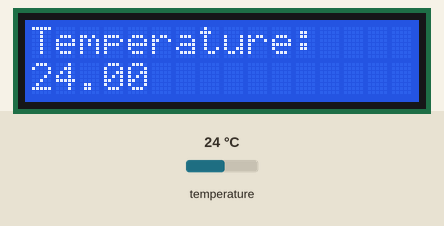
Bench run of a sketch on a simulated ESP8266 (NodeMCU). Shown: 16×2 character LCD. Inputs (shaded band) come from the test bench; at power-on: temperature 24 °C. WiFi joins after 1.5 s; servers stay silent unless stated; the local clock reads 2024-03-15 10:24:30 at power-on unless the sketch sets it; no MQTT or app messages arrive unless stated; what the sketch prints to the serial monitor is not drawn.

Above: at 3.4 s.
3.5 s: temperature set to 12 °C
At 5.2 s:
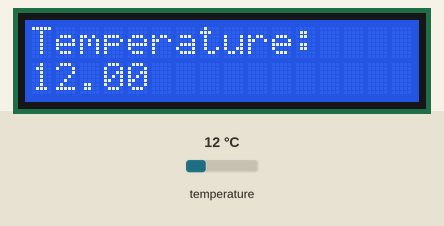
6.3 s: temperature set to 19 °C
At 7.2 s:
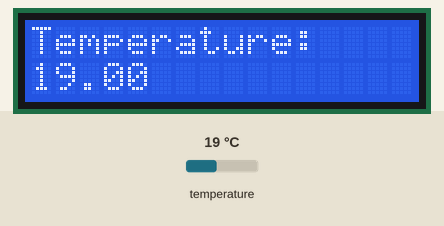
10.9 s: temperature set to 28 °C
At 13.3 s:
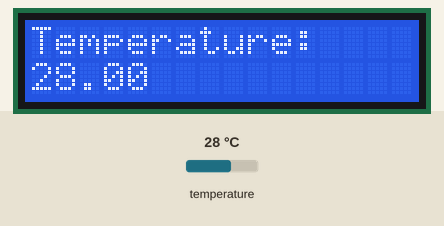
Timing chart, 0 to 14.8 s (numbered marks = the images above; inputs shaded):
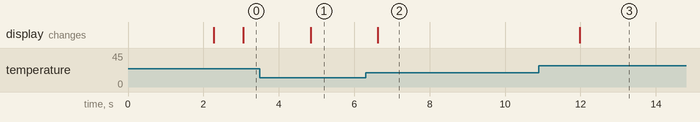

Measured:
- after the input at 3.5 s, the display: changes after 1.3 s (image 1)
- after the input at 6.3 s, the display: changes after 0.33 s (image 2)
- after the input at 10.9 s, the display: changes after 1.1 s (image 3)

The sketch:

esp8266.ino
```cpp
#include <ESP8266WiFi.h>
#include <PubSubClient.h>
#include <time.h>
#include <OneWire.h>
#include <DallasTemperature.h>
#include <Wire.h>
#include <LiquidCrystal_I2C.h>

#define SDA_PIN D6 /* Define the SDA pin here  */
#define SCL_PIN D7 /* Define the SCL Pin here */

LiquidCrystal_I2C lcd(0x27,16,2);  /* set the LCD address to 0x27 for a 16 chars and 2 line display */

// Definiowanie pinu dla komunikacji OneWire
const int temppin = 4;
int counter = 0;
// Ustawienie instancji komunikacji OneWire
OneWire oneWire(temppin);
// Ustawienie instancji dla sensora DS18B20
DallasTemperature sensors(&oneWire);
// WiFi credentials
const char *ssid = "Matthew";             // Replace with your WiFi name
const char *password = "qwertyuiop";   // Replace with your WiFi password
// MQTT Broker settings
const int mqtt_port = 8883;  // MQTT port (TLS)
const char *mqtt_broker = "s3463711.ala.eu-central-1.emqxsl.com";  // EMQX broker endpoint
const char *mqtt_topic = "cdv/temp/sensor";     // MQTT topic
const char *mqtt_username = "espchinatest";  // MQTT username for authentication
const char *mqtt_password = "12345678%";  // MQTT password for authentication
// NTP Server settings
const char *ntp_server = "pool.ntp.org";     // Default NTP server
// const char* ntp_server = "cn.pool.ntp.org"; // Recommended NTP server for users in China
const long gmt_offset_sec = 0;            // GMT offset in seconds (adjust for your time zone)
const int daylight_offset_sec = 0;        // Daylight saving time offset in seconds
// WiFi and MQTT client initialization
BearSSL::WiFiClientSecure espClient;
PubSubClient mqtt_client(espClient);
// SSL certificate for MQTT broker
// Load DigiCert Global Root G2, which is used by EMQX Public Broker: broker.emqx.io
static const char ca_cert[]
PROGMEM = R"EOF(
-----BEGIN CERTIFICATE-----
MIIDrzCCApegAwIBAgIQCDvgVpBCRrGhdWrJWZHHSjANBgkqhkiG9w0BAQUFADBh
MQswCQYDVQQGEwJVUzEVMBMGA1UEChMMRGlnaUNlcnQgSW5jMRkwFwYDVQQLExB3
d3cuZGlnaWNlcnQuY29tMSAwHgYDVQQDExdEaWdpQ2VydCBHbG9iYWwgUm9vdCBD
QTAeFw0wNjExMTAwMDAwMDBaFw0zMTExMTAwMDAwMDBaMGExCzAJBgNVBAYTAlVT
MRUwEwYDVQQKEwxEaWdpQ2VydCBJbmMxGTAXBgNVBAsTEHd3dy5kaWdpY2VydC5j
b20xIDAeBgNVBAMTF0RpZ2lDZXJ0IEdsb2JhbCBSb290IENBMIIBIjANBgkqhkiG
9w0BAQEFAAOCAQ8AMIIBCgKCAQEA4jvhEXLeqKTTo1eqUKKPC3eQyaKl7hLOllsB
CSDMAZOnTjC3U/dDxGkAV53ijSLdhwZAAIEJzs4bg7/fzTtxRuLWZscFs3YnFo97
nh6Vfe63SKMI2tavegw5BmV/Sl0fvBf4q77uKNd0f3p4mVmFaG5cIzJLv07A6Fpt
43C/dxC//AH2hdmoRBBYMql1GNXRor5H4idq9Joz+EkIYIvUX7Q6hL+hqkpMfT7P
T19sdl6gSzeRntwi5m3OFBqOasv+zbMUZBfHWymeMr/y7vrTC0LUq7dBMtoM1O/4
gdW7jVg/tRvoSSiicNoxBN33shbyTApOB6jtSj1etX+jkMOvJwIDAQABo2MwYTAO
BgNVHQ8BAf8EBAMCAYYwDwYDVR0TAQH/BAUwAwEB/zAdBgNVHQ4EFgQUA95QNVbR
TLtm8KPiGxvDl7I90VUwHwYDVR0jBBgwFoAUA95QNVbRTLtm8KPiGxvDl7I90VUw
DQYJKoZIhvcNAQEFBQADggEBAMucN6pIExIK+t1EnE9SsPTfrgT1eXkIoyQY/Esr
hMAtudXH/vTBH1jLuG2cenTnmCmrEbXjcKChzUyImZOMkXDiqw8cvpOp/2PV5Adg
06O/nVsJ8dWO41P0jmP6P6fbtGbfYmbW0W5BjfIttep3Sp+dWOIrWcBAI+0tKIJF
PnlUkiaY4IBIqDfv8NZ5YBberOgOzW6sRBc4L0na4UU+Krk2U886UAb3LujEV0ls
YSEY1QSteDwsOoBrp+uvFRTp2InBuThs4pFsiv9kuXclVzDAGySj4dzp30d8tbQk
CAUw7C29C79Fv1C5qfPrmAESrciIxpg0X40KPMbp1ZWVbd4=
-----END CERTIFICATE-----
)EOF";
// Load DigiCert Global Root CA ca_cert, which is used by EMQX Serverless Deployment
/*
static const char ca_cert[] PROGMEM = R"EOF(
-----BEGIN CERTIFICATE-----
MIIDrzCCApegAwIBAgIQCDvgVpBCRrGhdWrJWZHHSjANBgkqhkiG9w0BAQUFADBh
MQswCQYDVQQGEwJVUzEVMBMGA1UEChMMRGlnaUNlcnQgSW5jMRkwFwYDVQQLExB3
d3cuZGlnaWNlcnQuY29tMSAwHgYDVQQDExdEaWdpQ2VydCBHbG9iYWwgUm9vdCBD
QTAeFw0wNjExMTAwMDAwMDBaFw0zMTExMTAwMDAwMDBaMGExCzAJBgNVBAYTAlVT
MRUwEwYDVQQKEwxEaWdpQ2VydCBJbmMxGTAXBgNVBAsTEHd3dy5kaWdpY2VydC5j
b20xIDAeBgNVBAMTF0RpZ2lDZXJ0IEdsb2JhbCBSb290IENBMIIBIjANBgkqhkiG
9w0BAQEFAAOCAQ8AMIIBCgKCAQEA4jvhEXLeqKTTo1eqUKKPC3eQyaKl7hLOllsB
CSDMAZOnTjC3U/dDxGkAV53ijSLdhwZAAIEJzs4bg7/fzTtxRuLWZscFs3YnFo97
nh6Vfe63SKMI2tavegw5BmV/Sl0fvBf4q77uKNd0f3p4mVmFaG5cIzJLv07A6Fpt
43C/dxC//AH2hdmoRBBYMql1GNXRor5H4idq9Joz+EkIYIvUX7Q6hL+hqkpMfT7P
T19sdl6gSzeRntwi5m3OFBqOasv+zbMUZBfHWymeMr/y7vrTC0LUq7dBMtoM1O/4
gdW7jVg/tRvoSSiicNoxBN33shbyTApOB6jtSj1etX+jkMOvJwIDAQABo2MwYTAO
BgNVHQ8BAf8EBAMCAYYwDwYDVR0TAQH/BAUwAwEB/zAdBgNVHQ4EFgQUA95QNVbR
TLtm8KPiGxvDl7I90VUwHwYDVR0jBBgwFoAUA95QNVbRTLtm8KPiGxvDl7I90VUw
DQYJKoZIhvcNAQEFBQADggEBAMucN6pIExIK+t1EnE9SsPTfrgT1eXkIoyQY/Esr
hMAtudXH/vTBH1jLuG2cenTnmCmrEbXjcKChzUyImZOMkXDiqw8cvpOp/2PV5Adg
06O/nVsJ8dWO41P0jmP6P6fbtGbfYmbW0W5BjfIttep3Sp+dWOIrWcBAI+0tKIJF
PnlUkiaY4IBIqDfv8NZ5YBberOgOzW6sRBc4L0na4UU+Krk2U886UAb3LujEV0ls
YSEY1QSteDwsOoBrp+uvFRTp2InBuThs4pFsiv9kuXclVzDAGySj4dzp30d8tbQk
CAUw7C29C79Fv1C5qfPrmAESrciIxpg0X40KPMbp1ZWVbd4=
-----END CERTIFICATE-----
)EOF";
*/
// Function declarations
void connectToWiFi();
void connectToMQTT();
void syncTime();
void mqttCallback(char *topic, byte *payload, unsigned int length);

void setup() {
  Serial.begin(9600);
  sensors.begin();
  connectToWiFi();
  syncTime();  // X.509 validation requires synchronization time
  mqtt_client.setServer(mqtt_broker, mqtt_port);
  mqtt_client.setCallback(mqttCallback);
  connectToMQTT();

  Wire.begin(SDA_PIN, SCL_PIN);  /* Initialize I2C communication */
  lcd.init();                 /* initialize the lcd  */
  lcd.backlight();
  lcd.clear();

}
void connectToWiFi() {
 WiFi.begin(ssid, password);
 while (WiFi.status() != WL_CONNECTED) {
     delay(1000);
     Serial.println("Connecting to WiFi...");
 }
 Serial.println("Connected to WiFi");
}
void syncTime() {
 configTime(gmt_offset_sec, daylight_offset_sec, ntp_server);
 Serial.print("Waiting for NTP time sync: ");
 while (time(nullptr) < 8 * 3600 * 2) {
     delay(1000);
     Serial.print(".");
 }
 Serial.println("Time synchronized");
 struct tm timeinfo;
 if (getLocalTime(&timeinfo)) {
     Serial.print("Current time: ");
     Serial.println(asctime(&timeinfo));
 } else {
     Serial.println("Failed to obtain local time");
 }
}
void connectToMQTT() {
 BearSSL::X509List serverTrustedCA(ca_cert);
 espClient.setTrustAnchors(&serverTrustedCA);
 while (!mqtt_client.connected()) {
     String client_id = "esp8266-client-" + String(WiFi.macAddress());
     Serial.printf("Connecting to MQTT Broker as %s.....\n", client_id.c_str());
     if (mqtt_client.connect(client_id.c_str(), mqtt_username, mqtt_password)) {
         Serial.println("Connected to MQTT broker");
         mqtt_client.subscribe(mqtt_topic);
         // Publish message upon successful connection
         mqtt_client.publish(mqtt_topic, "Hi EMQX I'm ESP8266 ^^");
     } else {
         char err_buf[128];
         espClient.getLastSSLError(err_buf, sizeof(err_buf));
         Serial.print("Failed to connect to MQTT broker, rc=");
         Serial.println(mqtt_client.state());
         Serial.print("SSL error: ");
         Serial.println(err_buf);
         delay(5000);
     }
 }
}
void mqttCallback(char *topic, byte *payload, unsigned int length) {
 Serial.print("Message received on topic: ");
 Serial.print(topic);
 Serial.print("]: ");
 for (int i = 0; i < length; i++) {
     Serial.print((char) payload[i]);
 }
 Serial.println();
}
void loop() {
  if (!mqtt_client.connected()) {
      connectToMQTT();
  }
  mqtt_client.loop();
  sensors.requestTemperatures();  // Żądanie odczytu temperatury
  // Odczyt temperatury w stopniach Celsjusza
  float temperatureC = sensors.getTempCByIndex(0);
  // Wyświetlanie wyniku w serial monitorze
  Serial.print(temperatureC);


  if (temperatureC != DEVICE_DISCONNECTED_C) {
      Serial.print("Temperatura: ");
      Serial.print(temperatureC);
      Serial.println("°C");
  } else {
      Serial.println("Sensor nie jest podłączony!");
  }

  const String data = "{\"temperature\": " + String(temperatureC) + ", \"humidity\": 55}";
mqtt_client.publish(mqtt_topic, data.c_str());


  lcd.clear();
  lcd.setCursor(0,0);
  lcd.print("Temperature:");
  lcd.setCursor(0,1);
  lcd.print(temperatureC);
  delay(1000);
}
```
